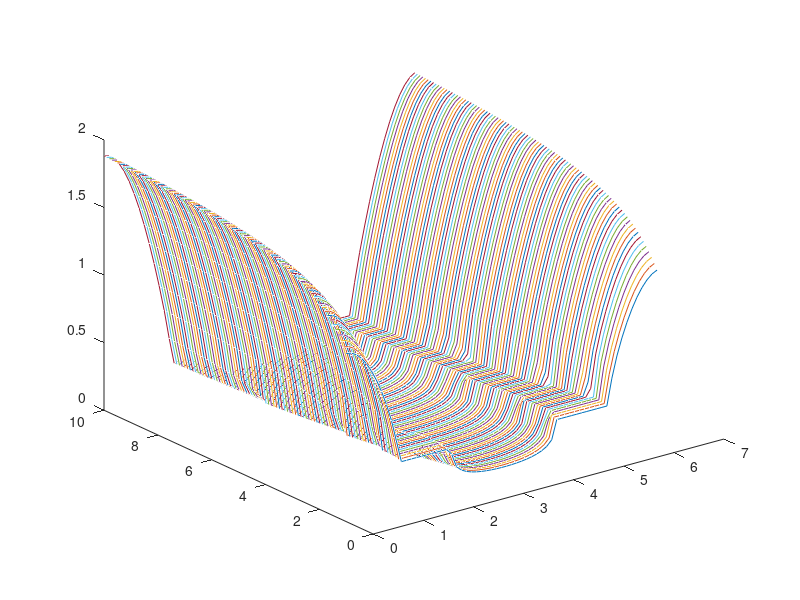
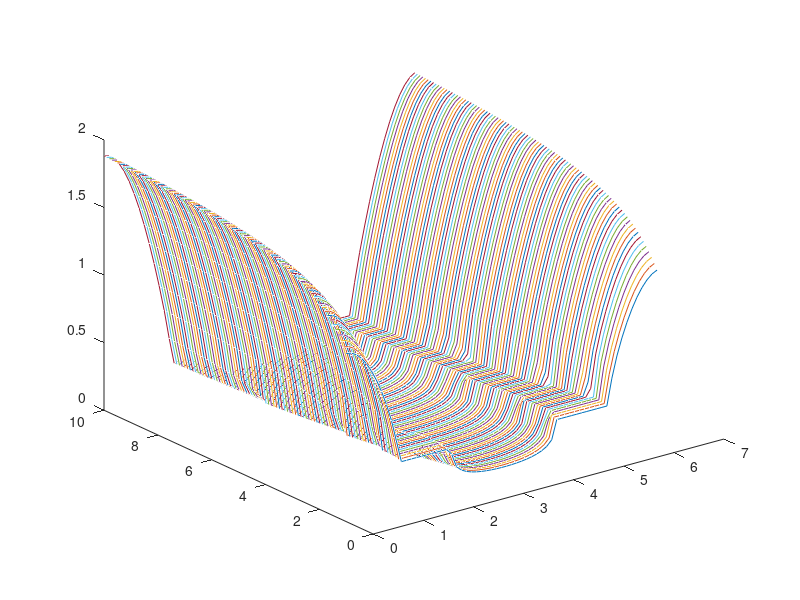

Source code (MATLAB) for these figures, in order:
%-------Homework #13--- Bonus------

clear all
clc

phi=[0:0.1:2*pi];
r=1:0.1:10;

for m=1:length(phi)
    for n=1:length(r)
        ro1(m,n) = ( 4*r(n)*cos(phi(m)) + sqrt( 16*r(n)^2*(cos(phi(m)))^2 -4*(2*r(n)-1) ) )/(2+4*r(n));
        ro2(m,n) = ( 4*r(n)*cos(phi(m)) + sqrt( 16*r(n)^2*(cos(phi(m)))^2 -4*(2*r(n)-1) ) )/(2+4*r(n));
    end
end
[r,phi]=meshgrid(r,phi);
figure(1300)
plot3(phi,r,abs(ro1));
figure(1301)
plot3(phi,r,abs(ro2));